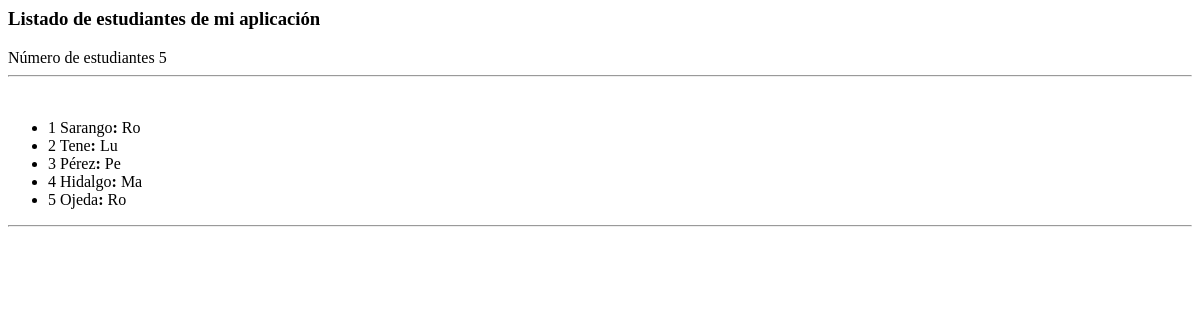
/administrativo/estudiantes/todos, run on an earlier commit of the app's database.
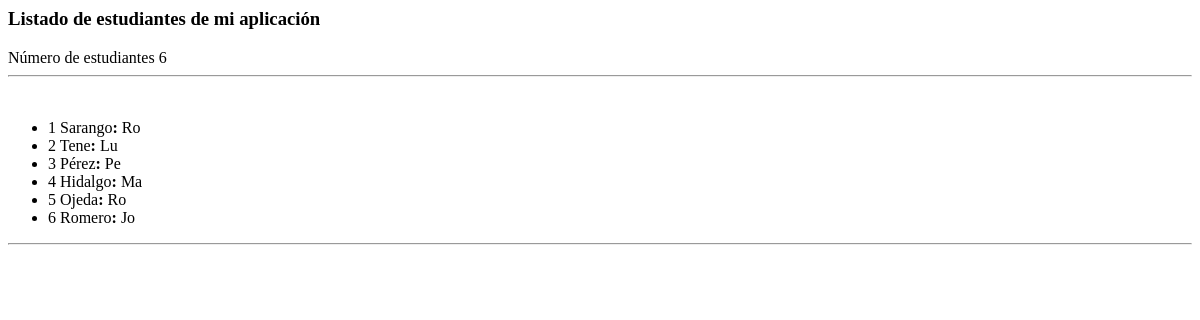
And on a later commit of the database.
### administrativo/models.py (models this page shows, shortened)
class Estudiante(models.Model):
    nombre = models.CharField(max_length=30)
    apellido = models.CharField(max_length=30)
    cedula = models.CharField(max_length=30, unique=True)
    def get_two_letters(self):
        return self.nombre[0:2]

### administrativo/views.py (the view)
# urls.py: path('estudiantes/todos', views.listadoEstudiantes,
def listadoEstudiantes(request):
    estudiantes = Estudiante.objects.all()
    titulo = "Listado de estudiantes de mi aplicación"
    informacion_template = {'estudiantes': estudiantes,
    'numero_estudiantes': len(estudiantes), 'mititulo': titulo}
    return render(request, 'listadoEstudiantes.html', informacion_template)

### administrativo/templates/listadoEstudiantes.html (shortened to what this page needs)
<h3>{{ mititulo }}</h3>
Número de estudiantes {{ numero_estudiantes }}
<hr>
<ul>
  {% for e in estudiantes %}
  <li>{{e.id}} {{e.apellido}}<b>:</b> {{e.get_two_letters}}</li>
  {% endfor %}
</ul>
<hr>

What changed in the data, as far as the page shows it:
added Estudiante: id "6", apellido "Romero", get_two_letters "Jo"
Also different on the page:
{{ numero_estudiantes }}: "5" → "6"
